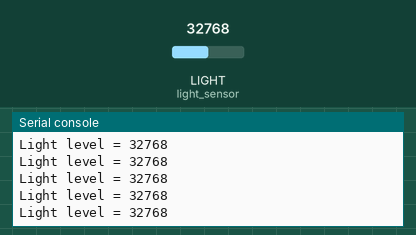
Recording of a program running on a simulated CircuitPython board. Parts: the last lines printed to the serial console. The test bench sets the inputs (shaded band); at power-on: LIGHT (light_sensor) = 32768 (analog values on the 0–65535 scale).

Above: at 1.2 s.
1.3 s: LIGHT (light_sensor) set to 45874
At 2.0 s:
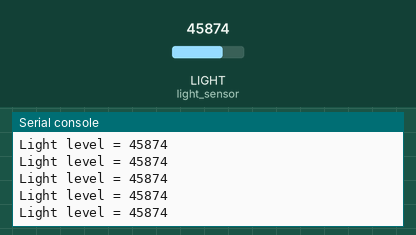
2.8 s: LIGHT (light_sensor) set to 57670
At 3.8 s:
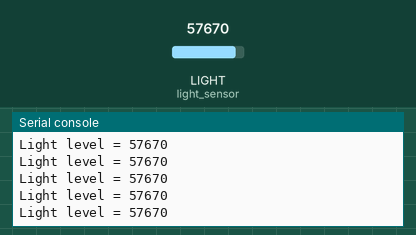
Timing chart, 0 to 5.8 s (numbered marks = the images above; inputs shaded):
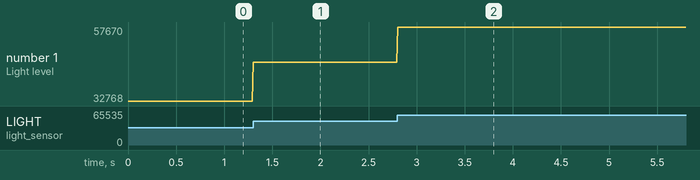

The program:

code.py
```python
#import libraries
import time
import board
import analogio

#set up
light_sensor = analogio.AnalogIn( board.LIGHT )

#loop
while True:
    light_level = light_sensor.value
    print( "Light level = {}".format( light_level ))

    #slow the loop only in one place
    time.sleep( 0.01 )
```

Measured:
- after the input at 1.3 s, the serial console: prints a new line at once (image 1)
- after the input at 2.8 s, the serial console: prints a new line at once (image 2)
- plotted number 1: 32768 → 45874 after the input at 1.3 s, 45874 → 57670 after the input at 2.8 s
